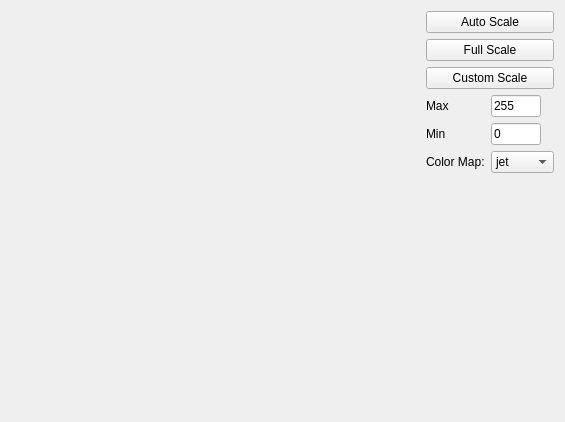
<?xml version="1.0" encoding="UTF-8"?>
<ui version="4.0">
 <class>ImageViewEditor</class>
 <widget class="QWidget" name="ImageViewEditor">
  <property name="geometry">
   <rect>
    <x>0</x>
    <y>0</y>
    <width>565</width>
    <height>422</height>
   </rect>
  </property>
  <property name="sizePolicy">
   <sizepolicy hsizetype="Minimum" vsizetype="Minimum">
    <horstretch>0</horstretch>
    <verstretch>0</verstretch>
   </sizepolicy>
  </property>
  <property name="windowTitle">
   <string>Form</string>
  </property>
  <layout class="QGridLayout" name="gridLayout">
   <item row="0" column="1">
    <layout class="QVBoxLayout" name="settings_verticalLayout">
     <item>
      <widget class="QPushButton" name="autoscale_pushButton">
       <property name="text">
        <string>Auto Scale</string>
       </property>
      </widget>
     </item>
     <item>
      <widget class="QPushButton" name="fullscale_pushButton">
       <property name="text">
        <string>Full Scale</string>
       </property>
      </widget>
     </item>
     <item>
      <widget class="QPushButton" name="customscale_pushButton">
       <property name="text">
        <string>Custom Scale</string>
       </property>
      </widget>
     </item>
     <item>
      <layout class="QFormLayout" name="formLayout">
       <item row="0" column="0">
        <widget class="QLabel" name="max_label">
         <property name="text">
          <string>Max</string>
         </property>
        </widget>
       </item>
       <item row="1" column="0">
        <widget class="QLabel" name="min_label">
         <property name="text">
          <string>Min</string>
         </property>
        </widget>
       </item>
       <item row="2" column="0">
        <widget class="QLabel" name="colormap_label">
         <property name="text">
          <string>Color Map:</string>
         </property>
        </widget>
       </item>
       <item row="0" column="1">
        <widget class="QLineEdit" name="max_lineEdit">
         <property name="maximumSize">
          <size>
           <width>50</width>
           <height>16777215</height>
          </size>
         </property>
         <property name="text">
          <string>255</string>
         </property>
        </widget>
       </item>
       <item row="1" column="1">
        <widget class="QLineEdit" name="min_lineEdit">
         <property name="minimumSize">
          <size>
           <width>0</width>
           <height>0</height>
          </size>
         </property>
         <property name="maximumSize">
          <size>
           <width>50</width>
           <height>16777215</height>
          </size>
         </property>
         <property name="text">
          <string>0</string>
         </property>
        </widget>
       </item>
       <item row="2" column="1">
        <widget class="QComboBox" name="cmap_comboBox">
         <item>
          <property name="text">
           <string>jet</string>
          </property>
         </item>
         <item>
          <property name="text">
           <string>gray</string>
          </property>
         </item>
         <item>
          <property name="text">
           <string>viridis</string>
          </property>
         </item>
         <item>
          <property name="text">
           <string>false2</string>
          </property>
         </item>
        </widget>
       </item>
      </layout>
     </item>
     <item>
      <spacer name="verticalSpacer">
       <property name="orientation">
        <enum>Qt::Vertical</enum>
       </property>
       <property name="sizeHint" stdset="0">
        <size>
         <width>20</width>
         <height>40</height>
        </size>
       </property>
      </spacer>
     </item>
    </layout>
   </item>
   <item row="0" column="0">
    <widget class="ImageView" name="imageview" native="true">
     <property name="sizePolicy">
      <sizepolicy hsizetype="Preferred" vsizetype="Preferred">
       <horstretch>2</horstretch>
       <verstretch>1</verstretch>
      </sizepolicy>
     </property>
     <property name="minimumSize">
      <size>
       <width>400</width>
       <height>400</height>
      </size>
     </property>
    </widget>
   </item>
  </layout>
 </widget>
 <customwidgets>
  <customwidget>
   <class>ImageView</class>
   <extends>QWidget</extends>
   <header>pyqtgraph</header>
   <container>1</container>
  </customwidget>
 </customwidgets>
 <resources/>
 <connections/>
</ui>
